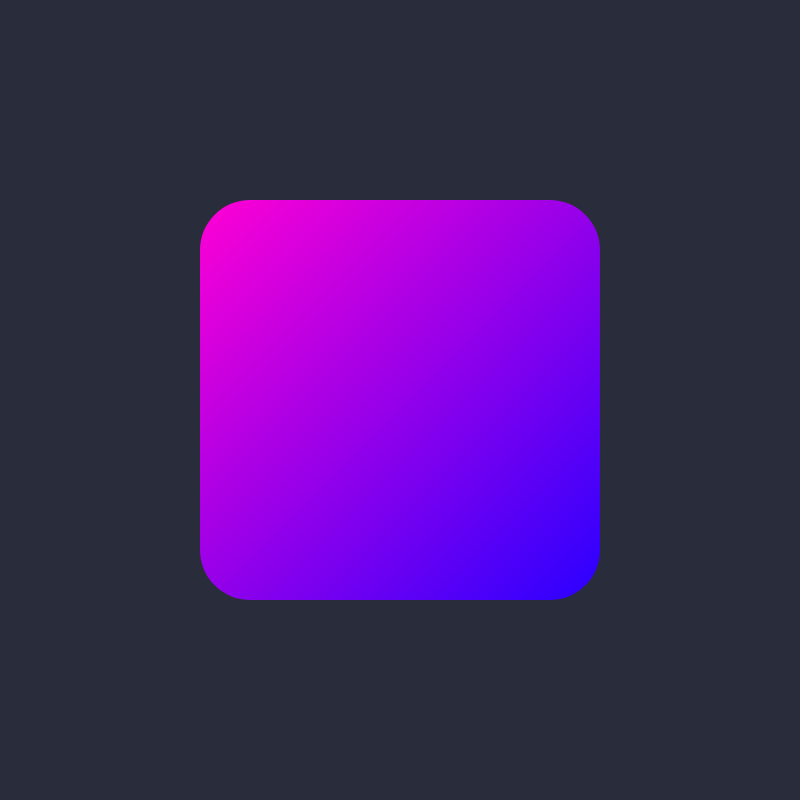
Frame 1 (no input)
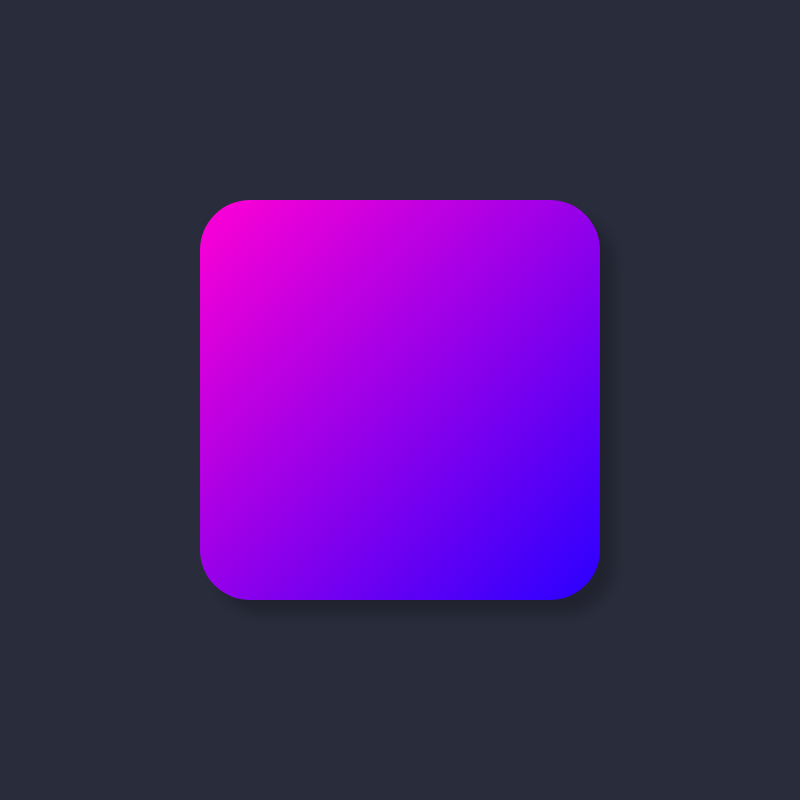
Frame 60 (no input)
Frame 120 (the mouse pressed at the canvas centre since frame 60): identical to frame 60, image omitted

The p5.js sketch that drew these frames (run headless with seeded random() and noise() and a simulated clock; from frame 60 on, the mouse is pressed at the canvas centre):

// p5.js sketch
// ── sketch.js
function setup(){
  createCanvas(800, 800);
  angleMode(DEGREES);
  colorMode(HSB, 360, 100, 100, 100);
  rectMode(CENTER);

  noStroke();
  // strokeWeight(30);
  // noFill();
}

function draw(){
  background(230, 30, 23);

  linearGradient(
    width/2-200, height/2-200, //Start point
    width/2+200, height/2+200, //End point
    color(310, 100, 100, 100), //Start color
    color(250, 100, 100, 100), //End color
  );
  rect(width/2, height/2, 400, 400, 50);
  shadow();
}

function linearGradient(sX, sY, eX, eY, colorS, colorE){
  let gradient = drawingContext.createLinearGradient(
    sX, sY, eX, eY
  );
  gradient.addColorStop(0, colorS);
  gradient.addColorStop(1, colorE);
  drawingContext.fillStyle = gradient;
  // drawingContext.strokeStyle = gradient;
}

function shadow(){
  drawingContext.shadowOffsetX = 14;
  drawingContext.shadowOffsetY = 14;
  drawingContext.shadowBlur = 14;
  drawingContext.shadowColor = color(230, 30, 18, 100);
}
